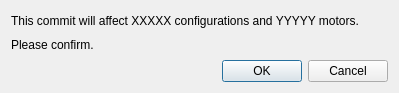
<?xml version="1.0" encoding="UTF-8"?>
<ui version="4.0">
 <class>Dialog</class>
 <widget class="QDialog" name="Dialog">
  <property name="geometry">
   <rect>
    <x>0</x>
    <y>0</y>
    <width>399</width>
    <height>93</height>
   </rect>
  </property>
  <property name="windowTitle">
   <string>Dialog</string>
  </property>
  <layout class="QVBoxLayout" name="verticalLayout">
   <item>
    <widget class="QLabel" name="label">
     <property name="text">
      <string>This commit will affect XXXXX configurations and YYYYY motors.</string>
     </property>
    </widget>
   </item>
   <item>
    <widget class="QLabel" name="label_2">
     <property name="text">
      <string>Please confirm.</string>
     </property>
    </widget>
   </item>
   <item>
    <widget class="QDialogButtonBox" name="buttonBox">
     <property name="orientation">
      <enum>Qt::Horizontal</enum>
     </property>
     <property name="standardButtons">
      <set>QDialogButtonBox::Cancel|QDialogButtonBox::Ok</set>
     </property>
    </widget>
   </item>
  </layout>
 </widget>
 <resources/>
 <connections>
  <connection>
   <sender>buttonBox</sender>
   <signal>accepted()</signal>
   <receiver>Dialog</receiver>
   <slot>accept()</slot>
   <hints>
    <hint type="sourcelabel">
     <x>248</x>
     <y>254</y>
    </hint>
    <hint type="destinationlabel">
     <x>157</x>
     <y>274</y>
    </hint>
   </hints>
  </connection>
  <connection>
   <sender>buttonBox</sender>
   <signal>rejected()</signal>
   <receiver>Dialog</receiver>
   <slot>reject()</slot>
   <hints>
    <hint type="sourcelabel">
     <x>316</x>
     <y>260</y>
    </hint>
    <hint type="destinationlabel">
     <x>286</x>
     <y>274</y>
    </hint>
   </hints>
  </connection>
 </connections>
</ui>
